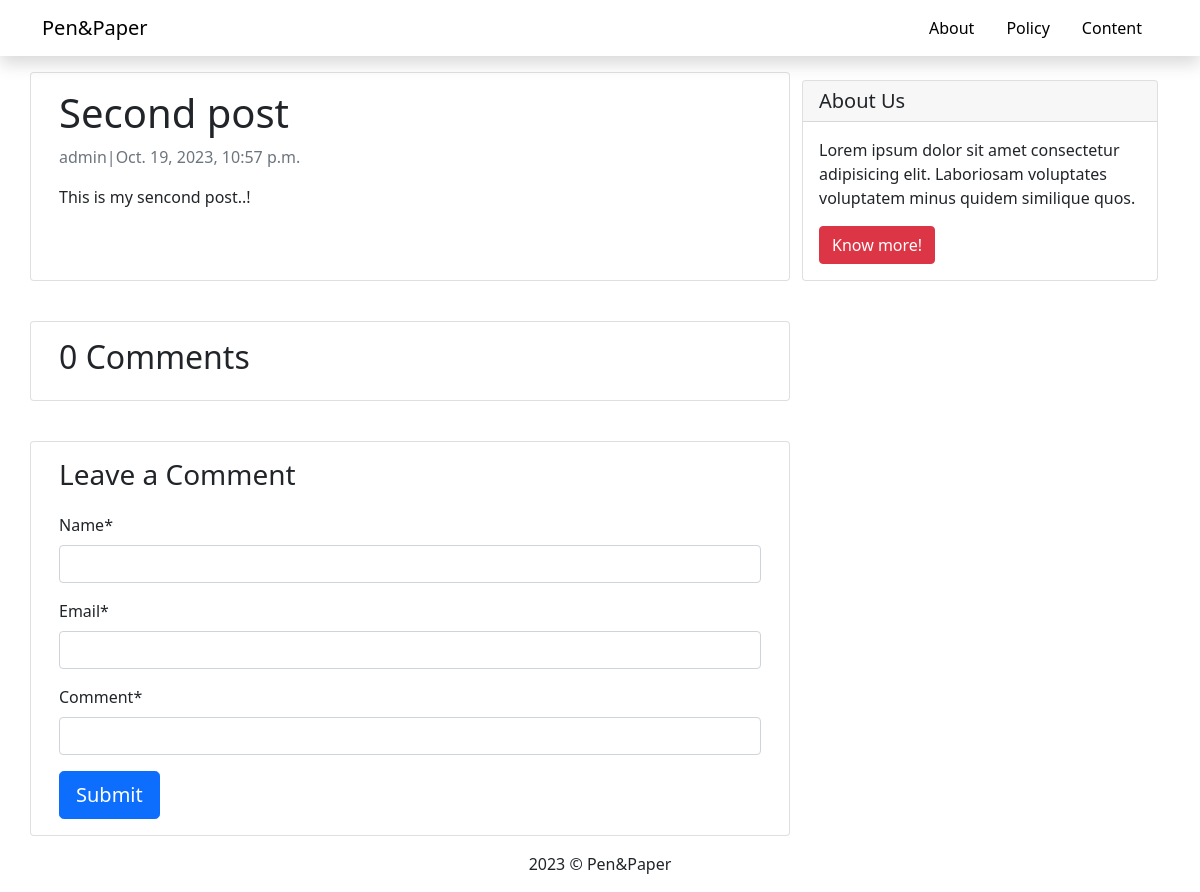
The app's page /second-post/ with its own data.
### blog/models.py (models this page shows, shortened)
class Post(models.Model):
    title = models.CharField(max_length=200, unique=True)
    slug = models.SlugField(max_length=200, unique=True)
    author = models.ForeignKey(User, on_delete=models.CASCADE, related_name='blog_post')
    update_on = models.DateTimeField(auto_now=True)
    content = models.TextField()
    created_on = models.DateTimeField(auto_now_add=True)
    status = models.IntegerField(choices=STATUS, default=0)
    class Meta:
        ordering = ['-created_on']

### blog/views.py (the view)
# urls.py: path('<slug:slug>/', views.post_detail, name='post_detail'),
def post_detail(request, slug):
    template_name = 'post_detail.html'
    post = get_object_or_404(Post, slug=slug)
    comments = post.comments.filter(active=True).order_by('created_on')
    new_comment = None
    if request.method == 'POST':
        comment_form = CommentForm(data=request.POST)
        if comment_form.is_valid():
            new_comment = comment_form.save(commit=False)
            new_comment.post = post
            new_comment.save()
    else:
         comment_form = CommentForm()
    return render(request, template_name, {'post':post,
                                            'comments':comments,
                                            'new_comment':new_comment,
                                            'comment_form':comment_form,})

### blog/forms.py
class CommentForm(forms.ModelForm):
    class Meta:
        model = Comment
        fields = ('name', 'email', 'comment')
        widgets = {
            'comment': SummernoteWidget(),
        }

### templates/post_detail.html (shortened to what this page needs)
{% extends 'base.html' %}
{% load crispy_forms_tags %}
{% block content %}
<div class="container">
    <div class="row">
        <div class="col-md-8 card mb-4 mt-3">
            <div class="card-body">
                <h1>
                    {% block title %}
                    {{post.title}}
                    {% endblock %}
                </h1>
                <p class="text-muted">
                    {{post.author}}|{{post.created_on}}
                </p>
                <p class="card-text">
                    {{post.content|safe}}
                </p>
            </div>
        </div>
        {% block sidebar %}
        {% include 'sidebar.html' %}
        {% endblock sidebar %}
    </div>
</div>
<div class="container">
    <div class="row">
        <div class="col-md-8 card mb-4 mt-3">
            <div class="card-body">
                <h2>{{comments.count}} Comments</h2>
            </div>
        </div>
    </div>
</div>
<div class="container">
    <div class="row">
        <div class="col-md-8 card mt-3">
            <div class="card-body">
                {% if new_comment %}
                <div class="alert alert-success" role="alert">
                    Your comment is awaiting moderation
                </div>
                {% else %}
                <h3>Leave a Comment</h3>
                <form method="POST" style="margin-top: 1.3em;">
                    {{comment_form | crispy}}
                    <button type="submit" class="btn btn-primary  btn-lg">Submit</button>
                </form>
                {% endif %}
            </div>
        </div>
    </div>
</div>
{% endblock %}

### static/blogs/base.css (style rules this page uses)
body { font-family: "Roboto", sans-serif; }

### records on screen
Post: title "Second post", author "admin", created_on "Oct. 19, 2023, 10:57 p.m.", content "This is my sencond post..!"

### other values on screen
{{ comments.count }} "0"
